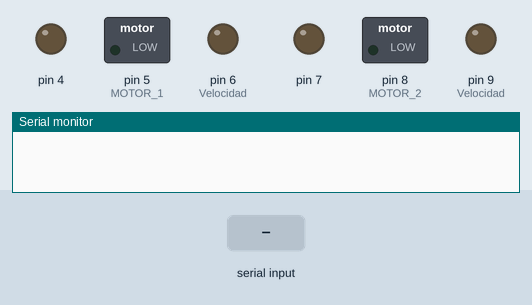
This program was run on a simulated Arduino Uno, built with avr-gcc and run on an emulated ATmega328P. On the bench: switched loads named in the program (green lamp = pin HIGH), output pins drawn as LEDs (lit = HIGH), the last lines printed to the serial monitor. Inputs (shaded band) come from the test bench.

Above: at 1.2 s.
1.3 s: "b" received over Serial
At 2.5 s:
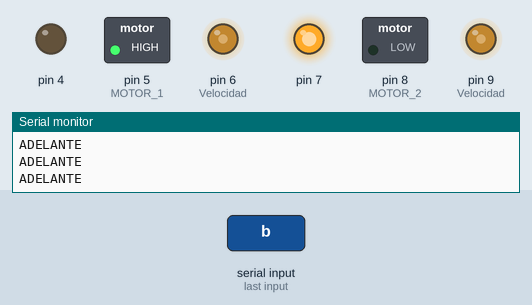
2.8 s: "c" received over Serial
At 4.0 s:
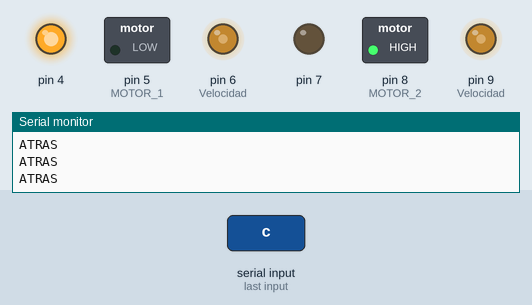
4.3 s: "d" received over Serial
At 5.2 s:
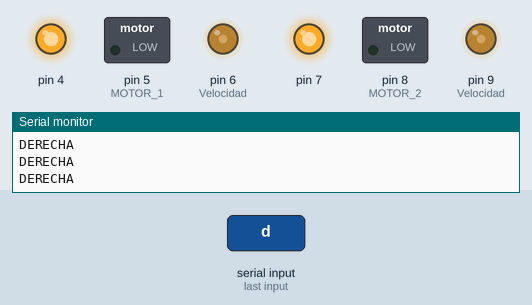
5.8 s: "e" received over Serial
At 6.3 s:
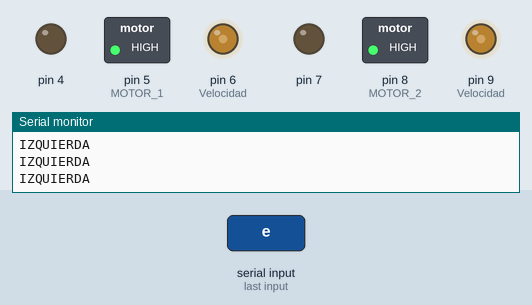
Timing chart, 0 to 8.3 s (numbered marks = the images above; inputs shaded):
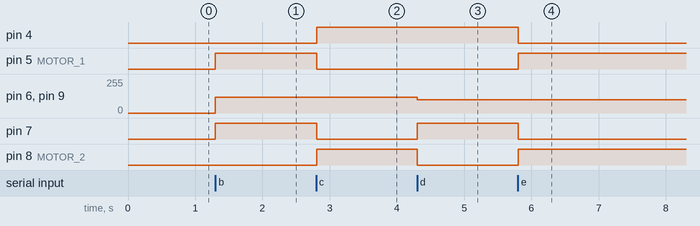

Measured:
- after the input at 1.3 s, pin 5 (MOTOR_1), pin 7: LOW → HIGH at once; pin 6 (Velocidad), pin 9 (Velocidad): 0/255 → 120/255 at once
- after the input at 2.8 s, pin 4, pin 8 (MOTOR_2): LOW → HIGH at once; pin 5 (MOTOR_1), pin 7: HIGH → LOW at once
- after the input at 4.3 s, pin 6 (Velocidad), pin 9 (Velocidad): 120/255 → 100/255 at once; pin 7: LOW → HIGH at once; pin 8 (MOTOR_2): HIGH → LOW at once
- after the input at 5.8 s, pin 4, pin 7: HIGH → LOW at once; pin 5 (MOTOR_1), pin 8 (MOTOR_2): LOW → HIGH at once

The program:

main.cpp
```cpp
#include <Arduino.h>
#include <SoftwareSerial.h>

char estado;

void setup() {
  pinMode(4, OUTPUT);
  pinMode(5, OUTPUT); //MOTOR 1
  pinMode(6, OUTPUT); //Velocidad

  pinMode(7, OUTPUT);
  pinMode(8, OUTPUT); //MOTOR 2
  pinMode(9, OUTPUT); //Velocidad

  Serial.begin(9600);

}

void loop() {
  if (Serial.available())
    estado = Serial.read();
  if (estado == 'a')          //DETENER
  {
    digitalWrite (4, LOW);
    digitalWrite (5, LOW);
    analogWrite   (6, 0);
    digitalWrite (7, LOW);
    digitalWrite (8, LOW);
    analogWrite   (9, 0);
    Serial.println ("DETENER");
  }

  if (Serial.available())
    estado = Serial.read();
  if (estado == 'b')          //ADELANTE
  {
    digitalWrite (4, LOW);
    digitalWrite (5, HIGH);
    analogWrite   (6, 120);
    digitalWrite (7, HIGH);
    digitalWrite (8, LOW);
    analogWrite   (9, 120);
    Serial.println ("ADELANTE");
  }

if (Serial.available())
    estado = Serial.read();
  if (estado == 'c')
  {
    digitalWrite (4, HIGH);
    digitalWrite (5, LOW);
    analogWrite   (6, 120);
    digitalWrite (7, LOW);
    digitalWrite (8, HIGH);
    analogWrite   (9, 120);
    Serial.println ("ATRAS");
  }

  if (Serial.available())
    estado = Serial.read();
  if (estado == 'd')
  {
    digitalWrite (4, HIGH);
    digitalWrite (5, LOW);
    analogWrite   (6, 100);
    digitalWrite (7, HIGH);
    digitalWrite (8, LOW);
    analogWrite   (9, 100);
    Serial.println ("DERECHA");
  }

  if (Serial.available())
    estado = Serial.read();
  if (estado == 'e')
  {
    digitalWrite (4, LOW);
    digitalWrite (5, HIGH);
    analogWrite   (6, 100);
    digitalWrite (7, LOW);
    digitalWrite (8, HIGH);
    analogWrite   (9, 100);
    Serial.println ("IZQUIERDA");
  }

}
```
